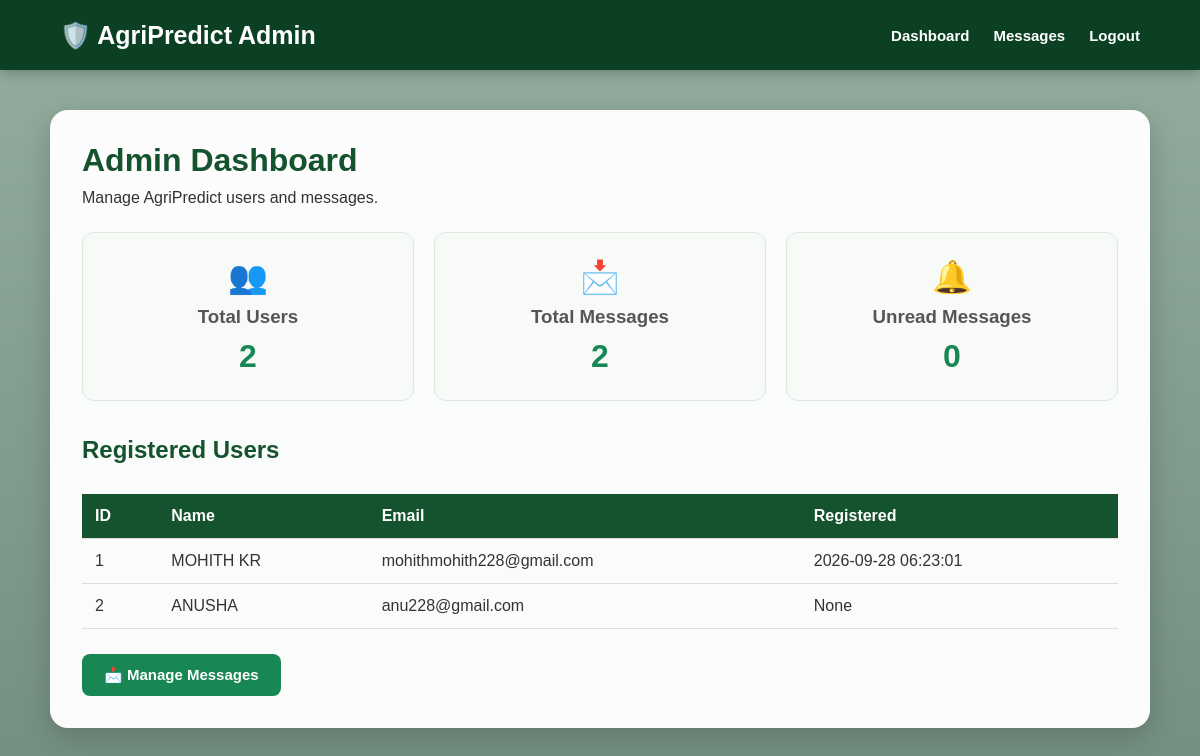
Page /admin/dashboard (signed in) on the earlier database version.
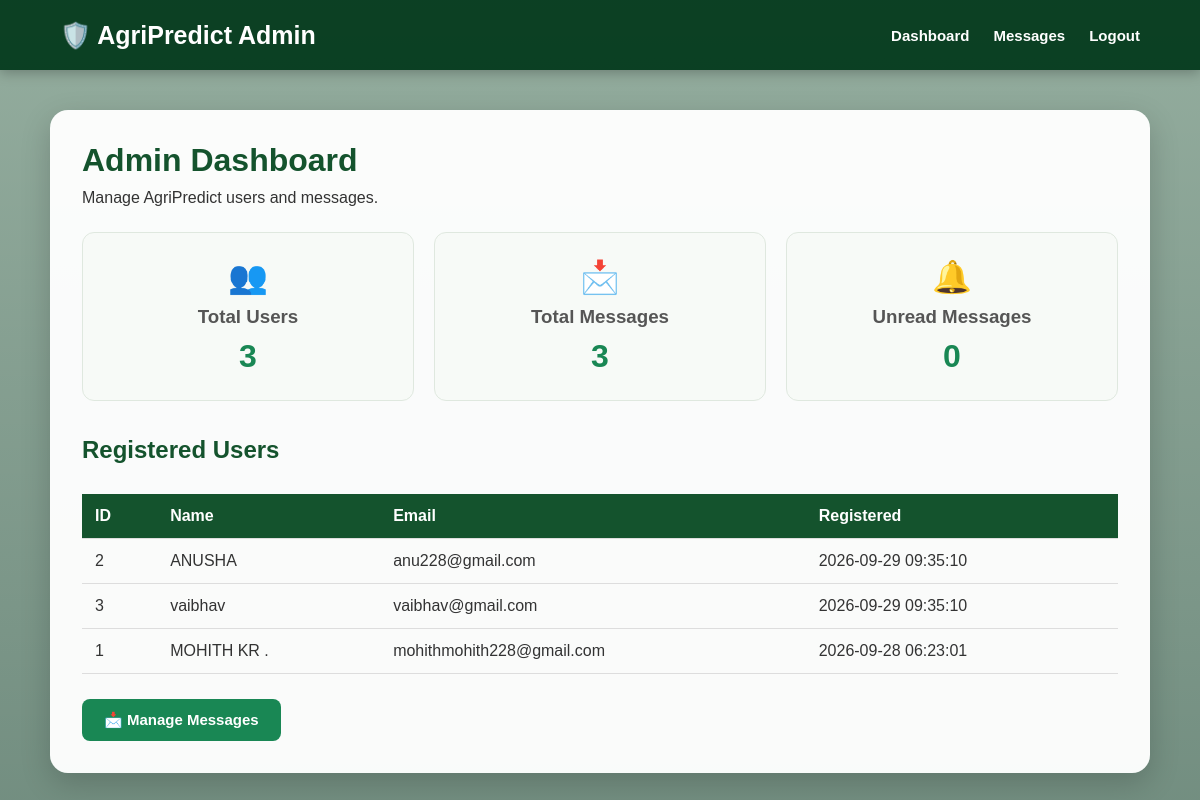
Same page on the later database version.
### tables this page shows
CREATE TABLE users (
            id INTEGER PRIMARY KEY AUTOINCREMENT,
            name TEXT NOT NULL,
            email TEXT UNIQUE NOT NULL,
            password TEXT NOT NULL
        , created_at TIMESTAMP);

### app.py (the view)
@app.route("/admin/dashboard")
@admin_required
def admin_dashboard():
    conn = get_db_connection()
    total_users = conn.execute(
        "SELECT COUNT(*) AS count FROM users"
    ).fetchone()["count"]
    users = conn.execute("""

        SELECT

            id,

            name,

            email,

            created_at

        FROM users

        ORDER BY created_at DESC

    """).fetchall()
    total_messages = conn.execute(
        "SELECT COUNT(*) AS count FROM messages"
    ).fetchone()["count"]
    unread_messages = conn.execute("""

        SELECT COUNT(*) AS count

        FROM messages

        WHERE status = 'Unread'

    """).fetchone()["count"]
    conn.close()
    return render_template(
        "admin_dashboard.html",
        total_users=total_users,
        users=users,
        total_messages=total_messages,
        unread_messages=unread_messages
    )

### app.py (called while the page is built)
def get_db_connection():
    conn = sqlite3.connect("users.db")
    conn.row_factory = sqlite3.Row
    return conn

def admin_required(function):
    @wraps(function)
    def decorated_function(*args, **kwargs):
        if "admin_id" not in session:
            return redirect(
                url_for("admin_login")
            )
        return function(*args, **kwargs)
    return decorated_function

### templates/admin_dashboard.html (shortened to what this page needs)
<!DOCTYPE html>
<html lang="en">
<head>
    <link rel="stylesheet"
          href="{{ url_for('static', filename='style.css') }}">
</head>
<body>
<nav class="navbar">
    <div class="logo">
        🛡️ AgriPredict Admin
    </div>
    <div class="nav-links">
        <a href="{{ url_for('admin_dashboard') }}">
            Dashboard
        </a>
        <a href="{{ url_for('admin_messages') }}">
            Messages
        </a>
        <a href="{{ url_for('admin_logout') }}">
            Logout
        </a>
    </div>
</nav>
<div class="page-container">
    <div class="page-card wide-card">
        <div class="page-heading-row">
            <div>
                <h1>
                    Admin Dashboard
                </h1>
                <p>
                    Manage AgriPredict users and messages.
                </p>
            </div>
        </div>
        <div class="stats-grid">
            <div class="stat-card">
                <div class="stat-icon">
                    👥
                </div>
                <h3>
                    Total Users
                </h3>
                <div class="stat-number">
                    {{ total_users }}
                </div>
            </div>
            <div class="stat-card">
                <div class="stat-icon">
                    📩
                </div>
                <h3>
                    Total Messages
                </h3>
                <div class="stat-number">
                    {{ total_messages }}
                </div>
            </div>
            <div class="stat-card">
                <div class="stat-icon">
                    🔔
                </div>
                <h3>
                    Unread Messages
                </h3>
                <div class="stat-number">
                    {{ unread_messages }}
                </div>
            </div>
        </div>
        <h2 class="section-title">
            Registered Users
        </h2>
        {% if users %}
        <div class="table-container">
            <table>
                <thead>
                    <tr>
                        <th>
                            ID
                        </th>
                        <th>
                            Name
                        </th>
                        <th>
                            Email
                        </th>
                        <th>
                            Registered
                        </th>
                    </tr>
                </thead>
                <tbody>
                    {% for user in users %}
                    <tr>
                        <td>
                            {{ user["id"] }}
                        </td>
                        <td>
                            {{ user["name"] }}
                        </td>
                        <td>
                            {{ user["email"] }}
                        </td>
                        <td>
                            {{ user["created_at"] }}
                        </td>
                    </tr>
                    {% endfor %}
                </tbody>
            </table>
        </div>
        {% else %}
        <div class="empty-state">
            <p>
                No registered users yet.
            </p>
        </div>
        {% endif %}
        <div class="admin-actions">
            <a href="{{ url_for('admin_messages') }}"
               class="primary-button">
                📩 Manage Messages
            </a>
        </div>
    </div>
</div>
</body>
</html>

### static/style.css (style rules this page uses)
* { box-sizing: border-box; margin: 0; padding: 0; }
html { scroll-behavior: smooth; }
body { min-height: 100vh; font-family: Arial, Helvetica, sans-serif; color: #222; background-image: linear-gradient( rgba(0, 60, 25, 0.42), rgba(0, 50, 25, 0.55) ), url("/static/background.png"); background-size: cover; background-position: center; background-repeat: no-repeat; background-attachment: fixed; }
.navbar { width: 100%; min-height: 70px; display: flex; align-items: center; justify-content: space-between; padding: 12px 5%; background: rgba(0, 55, 25, 0.92); box-shadow: 0 3px 12px rgba(0, 0, 0, 0.25); position: sticky; top: 0; z-index: 1000; }
.logo { color: white; font-size: 25px; font-weight: bold; }
.nav-links { display: flex; align-items: center; gap: 24px; }
.nav-links > a { color: white; text-decoration: none; font-size: 15px; font-weight: 600; }
.prediction-card, .page-card, .result-card { background: rgba(255, 255, 255, 0.96); border-radius: 18px; box-shadow: 0 10px 30px rgba(0, 0, 0, 0.18); }
.primary-button, .secondary-button { display: inline-block; padding: 12px 22px; border-radius: 8px; border: none; text-decoration: none; cursor: pointer; font-size: 15px; font-weight: 600; transition: 0.2s; }
.primary-button { background: #198754; color: white; }
.page-container { width: 92%; max-width: 1100px; margin: 40px auto; }
.page-card { padding: 32px; color: #333; }
.page-card h1 { color: #14532d; margin-bottom: 10px; }
.page-card h2 { color: #14532d; margin-top: 30px; margin-bottom: 15px; }
.wide-card { width: 100%; }
.page-heading-row { display: flex; justify-content: space-between; align-items: center; gap: 20px; margin-bottom: 25px; }
.stats-grid { display: grid; grid-template-columns: repeat(3, 1fr); gap: 20px; margin: 25px 0 35px; }
.stat-card { padding: 25px; background: #f7faf7; border: 1px solid #dfe8df; border-radius: 12px; text-align: center; }
.stat-icon { font-size: 32px; margin-bottom: 10px; }
.stat-card h3 { color: #555; margin-bottom: 10px; }
.stat-number { color: #198754; font-size: 32px; font-weight: bold; }
.section-title { margin-top: 10px !important; }
.table-container { overflow-x: auto; }
table { width: 100%; border-collapse: collapse; margin-top: 15px; }
th, td { padding: 13px; text-align: left; border-bottom: 1px solid #ddd; }
th { background: #14532d; color: white; }
.admin-actions { margin-top: 25px; }

Differences in the rows shown:
changed users "ANUSHA": created_at "None" → "2026-09-29 09:35:10"; moves up the list
added users: id "3", name "vaibhav", email "vaibhav@gmail.com", created_at "2026-09-29 09:35:10"
changed users "mohithmohith228@gmail.com": name "MOHITH KR" → "MOHITH KR ."
Other differences:
{{ total_users }}: "2" → "3"
{{ total_messages }}: "2" → "3"
